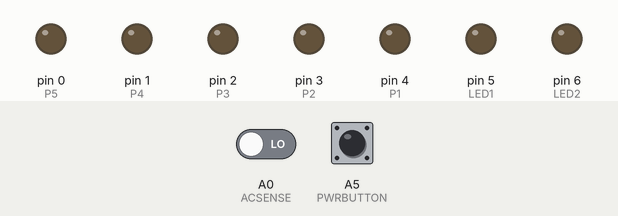
A sketch run on a simulated Arduino Uno, built with avr-gcc and run on an emulated ATmega328P. On the bench: output pins drawn as LEDs (lit = HIGH). Dashed ring = blinking. The test bench sets the inputs (shaded band); at power-on: A5 (PWRBUTTON) LOW, A0 (ACSENSE) LOW.

Above: at 1.2 s.
1.3 s: A5 (PWRBUTTON) pulled HIGH for 3.2 s
At 4.8 s:
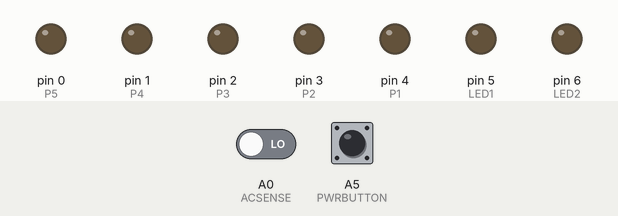
6.0 s: A0 (ACSENSE) driven HIGH
At 6.34 s:
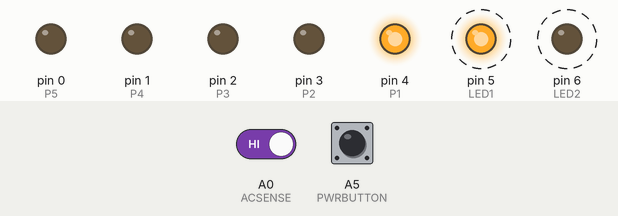
At 7.6 s:
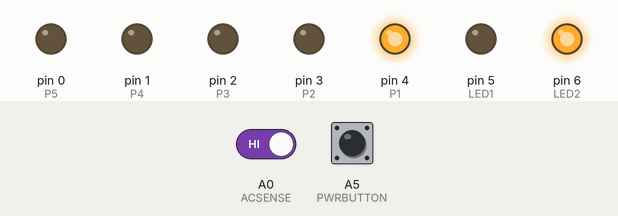
Timing chart, 0 to 9.1 s (numbered marks = the images above; inputs shaded):
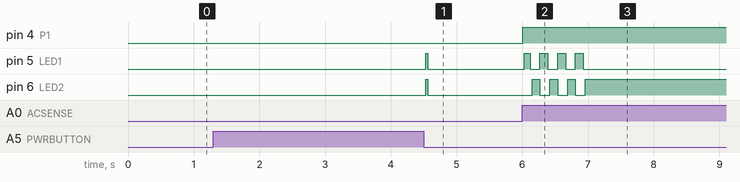

Measured:
- after the input at 1.3 s, pin 5 (LED1), pin 6 (LED2): LOW → HIGH after 3.2 s, → LOW 0.03 s later
- after the input at 6.0 s, pin 4 (P1): LOW → HIGH at once; pin 5 (LED1): alternates HIGH for 0.12 s and LOW for 0.15 s, 8 changes in all, then stays LOW, starting at once; pin 6 (LED2): alternates HIGH for 0.12 s and LOW for 0.15 s, 7 changes in all, then stays HIGH, starting after 0.15 s

The sketch:

main.ino
```cpp
#define RELAY_CALIBRATION 0

// DIP28 pin# <> Arduino
//  1 A6
//  2 D0
//  3 D1
//  4 D2
//  5 D3
//  6 D4
//  7 VCC
//  8 GND
//  9 X1
// 10 X2
// 11 D5
// 12 D6
// 13 D7
// 14 D8
// 15 D9
// 16 D10
// 17 D11
// 18 D12
// 19 D13
// 20 AVCC
// 21 AREF
// 22 GND
// 23 A0
// 24 A1
// 25 A2
// 26 A3
// 27 A4
// 28 A5


// PCB PIN names
#define LED1 5 // 11
#define LED2 6 // 12

#define P1 4 //6
#define P2 3 //5
#define P3 2 //4
#define P4 1 //3
#define P5 0 //2

#define SW A5 // 28

#define PWRDET A0 // 23

// software pin names

#define BASSAMP P5
#define MIDAMP P4
#define TWEETAMP P3
#define XOVER P2
#define PREAMP P1

#define LEFTLED LED2
#define RIGHTLED LED1

#define PWRBUTTON SW

#define ACSENSE PWRDET


//relay compensations values in us to achieve zero crossing switching
#define BASSAMP_ON_DELAY 6500
#define BASSAMP_OFF_DELAY 1600

#define MIDAMP_ON_DELAY 6500
#define MIDAMP_OFF_DELAY 8200

#define TWEETAMP_ON_DELAY 6600
#define TWEETAMP_OFF_DELAY 6400

#define XOVER_ON_DELAY 6500
#define XOVER_OFF_DELAY 1900

#define PREAMP_ON_DELAY 6700
#define PREAMP_OFF_DELAY 1900


// control macros
#define delus delayMicroseconds

#define BASSAMP_ON {AcSense(); delus(BASSAMP_ON_DELAY); digitalWrite(BASSAMP, 1);}
#define BASSAMP_OFF {AcSense(); delus(BASSAMP_OFF_DELAY); digitalWrite(BASSAMP, 0);}

#define MIDAMP_ON {AcSense(); delus(MIDAMP_ON_DELAY); digitalWrite(MIDAMP, 1);}
#define MIDAMP_OFF {AcSense(); delus(MIDAMP_OFF_DELAY); digitalWrite(MIDAMP, 0);}

#define TWEETAMP_ON {AcSense(); delus(TWEETAMP_ON_DELAY); digitalWrite(TWEETAMP, 1);}
#define TWEETAMP_OFF {AcSense(); delus(TWEETAMP_OFF_DELAY); digitalWrite(TWEETAMP, 0);}

#define XOVER_ON {AcSense(); delus(XOVER_ON_DELAY); digitalWrite(XOVER, 1);}
#define XOVER_OFF {AcSense(); delus(XOVER_OFF_DELAY); digitalWrite(XOVER, 0);}

#define PREAMP_ON {AcSense(); delus(PREAMP_ON_DELAY); digitalWrite(PREAMP, 1);}
#define PREAMP_OFF {AcSense(); delus(PREAMP_OFF_DELAY); digitalWrite(PREAMP, 0);}


#define LEFTLED_ON digitalWrite(LEFTLED, 1)
#define LEFTLED_OFF digitalWrite(LEFTLED, 0)

#define RIGHTLED_ON digitalWrite(RIGHTLED, 1)
#define RIGHTLED_OFF digitalWrite(RIGHTLED, 0)

#define LEDS_ON {LEFTLED_ON; RIGHTLED_ON;}
#define LEDS_OFF {LEFTLED_OFF; RIGHTLED_OFF;}

unsigned int FlashLedCnt=0;

#define FLASHPERIODSLOW 100
#define FlashLedsSlow {if (FlashLedCnt>=FLASHPERIODSLOW) {FlashLedCnt=0;LEDS_ON;} else {FlashLedCnt++;LEDS_OFF;}}

#define FLASHPERIODALT 8
#define FLASHPERIODALT_H 4
#define FlashLedsAlt {if (FlashLedCnt>=FLASHPERIODALT) {FlashLedCnt=0;LEDS_OFF} else if (FlashLedCnt<FLASHPERIODALT_H) {FlashLedCnt++;LEFTLED_ON;RIGHTLED_OFF;} else {FlashLedCnt++;LEFTLED_OFF;RIGHTLED_ON;}}

// timing definitions
// tick 30 ms (relay cycle consumes max ~16 ms)
#define TICKS_MS 30UL
// auto off after 8 h
#define AUTOOFF_MS 28800000UL

// button sensing in 30ms ticks
// push >= 150ms
#define KEYSTABLEMIN 5
// hold >= 600ms
#define KEYSTABLELONGMIN 20

// power sequence steps in 30ms
#define PWRUPTIME 33
#define PWRDOWNTIME 20


// waits on rising edge of AC power
void AcSense(void) {
 cli();
 while (digitalRead(ACSENSE));
 while (!digitalRead(ACSENSE));
 sei();
}


// FSMs
// control FSM
#define INIT 0
#define PWROFF 1
#define PREAMPON 2
#define XOVERON 3
#define TWEETON 4
#define MIDON 5
#define BASSON 6
#define PREAMPOFF 7
#define XOVEROFF 8
#define TWEETOFF 9
#define MIDOFF 10
#define BASSOFF 11
#define SPEAKER 12
#define HEADPHONES 13
byte PwrSqFsm = INIT;


// button FSM
#define UNKNOWN 0
#define OFF 1
#define ON 2
#define LONGON 3
byte ButtonFsm = UNKNOWN;


int Ticks = 0;

unsigned int keyopensample = 0;
unsigned int keyclosedsample = 0;

unsigned long ThenMs;
unsigned long PowerOnTimeMs;

void setup()
{

 pinMode(ACSENSE,INPUT);

 digitalWrite(LED1, 0);
 digitalWrite(LED2, 0);
 digitalWrite(P1, 0);
 digitalWrite(P2, 0);
 digitalWrite(P3, 0);
 digitalWrite(P4, 0);
 digitalWrite(P5, 0);


 pinMode(LED1, OUTPUT);
 pinMode(LED2, OUTPUT);
 pinMode(P1, OUTPUT);
 pinMode(P2, OUTPUT);
 pinMode(P3, OUTPUT);
 pinMode(P4, OUTPUT);
 pinMode(P5, OUTPUT);

 ThenMs = millis();

}


void loop()
{


#if RELAY_CALIBRATION==1
 LEFTLED_ON; RIGHTLED_ON;
 PREAMP_ON; AcSense();AcSense();AcSense(); PREAMP_OFF; delay(100);

 XOVER_ON; AcSense();AcSense();AcSense(); XOVER_OFF;  delay(100);

 TWEETAMP_ON; AcSense();AcSense(); AcSense(); TWEETAMP_OFF; delay(100);

 MIDAMP_ON; AcSense();AcSense();AcSense(); MIDAMP_OFF; delay(100);

 BASSAMP_ON; AcSense();AcSense();AcSense(); BASSAMP_OFF; delay(100);
 LEFTLED_OFF; RIGHTLED_OFF;
 delay(1000);

#else
 byte sample;
 unsigned long NowMs = millis();

// FSM
 switch (PwrSqFsm) {
  case INIT:
   LEDS_OFF;
   if (ButtonFsm==OFF) PwrSqFsm = PWROFF;
   break;

  case PWROFF:
   FlashLedsSlow;
   if (ButtonFsm==ON) {PREAMP_ON; PwrSqFsm = PREAMPON; PowerOnTimeMs = ThenMs;}
   break;

  case PREAMPON:
   FlashLedsAlt;
   if (Ticks == PWRUPTIME) {Ticks = 0; if (ButtonFsm==LONGON) PwrSqFsm = HEADPHONES; else {XOVER_ON; PwrSqFsm = XOVERON;}}
   else Ticks++;
   break;

  case HEADPHONES:
   LEFTLED_ON; RIGHTLED_OFF;
   if ((ButtonFsm==ON) || ((unsigned long)(ThenMs-PowerOnTimeMs) >= AUTOOFF_MS)) {PREAMP_OFF; PwrSqFsm = PREAMPOFF;}
   break;

  case XOVERON:
   FlashLedsAlt;
   if (Ticks == PWRUPTIME) {Ticks=0; TWEETAMP_ON; PwrSqFsm = TWEETON;}
   else Ticks++;
   break;

  case TWEETON:
   FlashLedsAlt;
   if (Ticks == PWRUPTIME) {Ticks=0; MIDAMP_ON; PwrSqFsm = MIDON;}
   else Ticks++;
   break;

  case MIDON:
   FlashLedsAlt;
   if (Ticks == PWRUPTIME) {Ticks=0; BASSAMP_ON; PwrSqFsm = BASSON;}
   else Ticks++;
   break;

  case BASSON:
   FlashLedsAlt;
    if (Ticks == PWRUPTIME) {Ticks=0; PwrSqFsm = SPEAKER;}
    else Ticks++;
   break;

  case SPEAKER:
   LEDS_ON;
   if ((ButtonFsm==ON) || ((unsigned long)(ThenMs-PowerOnTimeMs) >= AUTOOFF_MS)) {TWEETAMP_OFF; PwrSqFsm = TWEETOFF;}
   break;

  case TWEETOFF:
   FlashLedsAlt;
   if (Ticks == PWRDOWNTIME) {Ticks=0; MIDAMP_OFF; PwrSqFsm = MIDOFF;}
   else Ticks++;
   break;

  case MIDOFF:
   FlashLedsAlt;
  if (Ticks == PWRDOWNTIME) {Ticks=0; BASSAMP_OFF; PwrSqFsm = BASSOFF;}
   else Ticks++;
   break;

  case BASSOFF:
   FlashLedsAlt;
   if (Ticks == PWRDOWNTIME) {Ticks=0; XOVER_OFF; PwrSqFsm = XOVEROFF;}
   else Ticks++;
   break;

  case XOVEROFF:
   FlashLedsAlt;
   if (Ticks == PWRDOWNTIME) {Ticks = 0; if (ButtonFsm==LONGON) {PwrSqFsm = HEADPHONES; PowerOnTimeMs = ThenMs;} else {PREAMP_OFF; PwrSqFsm = PREAMPOFF;}}
   else Ticks++;
   break;

  case PREAMPOFF:
   FlashLedsAlt;
   if (Ticks == PWRDOWNTIME) {Ticks=0; PwrSqFsm = INIT;}
   else Ticks++;
   break;

  default:
   break;
 } // switch


// Button FSM
 switch (ButtonFsm) {
  case UNKNOWN:
   if (keyopensample >= KEYSTABLEMIN) ButtonFsm = OFF;
  case OFF:
   if (keyclosedsample >= KEYSTABLEMIN) ButtonFsm = ON;
  case ON:
   if (keyclosedsample >= KEYSTABLELONGMIN) ButtonFsm = LONGON;
  case LONGON:
   if (keyopensample >= KEYSTABLEMIN) ButtonFsm = OFF;
 }
// sense button
 sample = digitalRead(PWRBUTTON);
 keyopensample = sample?(keyopensample<KEYSTABLEMIN)?keyopensample+1:keyopensample:0; // low active key
 keyclosedsample = sample?0:(keyclosedsample<KEYSTABLELONGMIN)?keyclosedsample+1:keyclosedsample; // low active key

// wait on next TICKS_MS period
 do {NowMs = millis();} while ((unsigned long)(NowMs - ThenMs) < TICKS_MS);
 ThenMs = millis();

#endif
}
```
